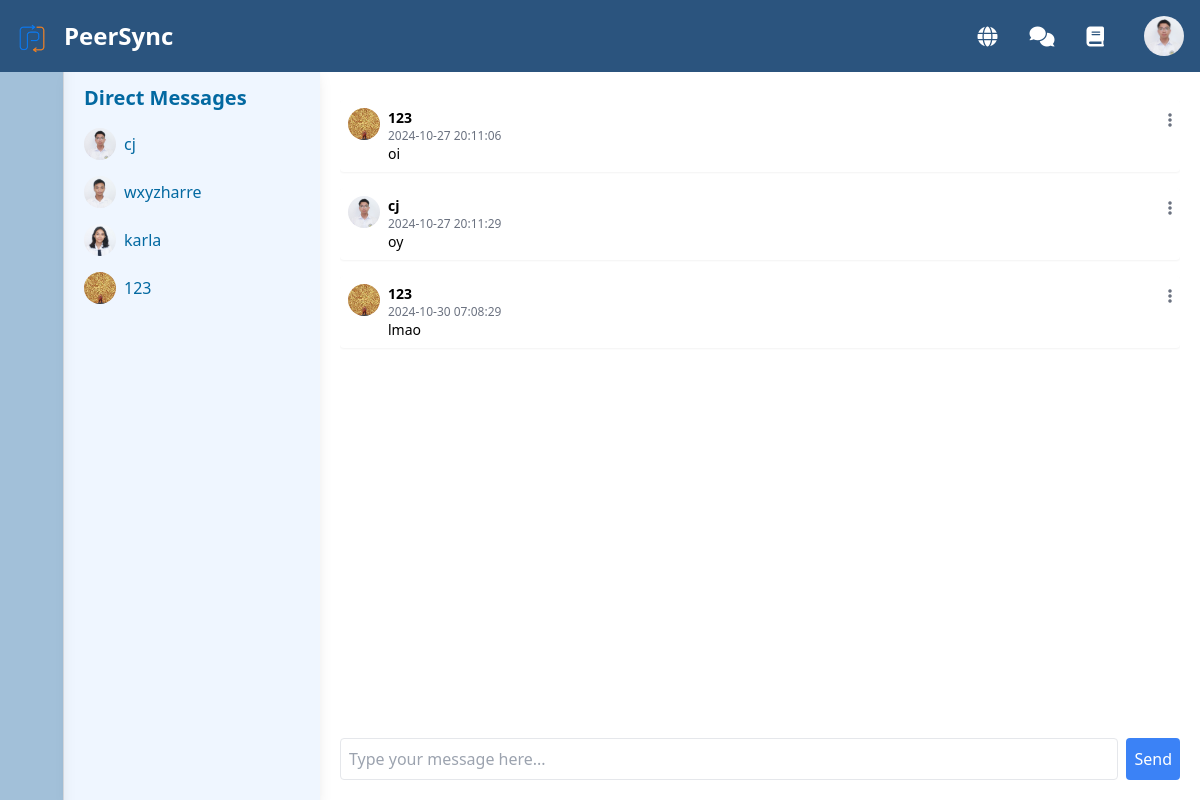
Screenshot of /indexBubble.php?receiver_id=1 (signed in) with the database file from the repository.
### tables this page shows
CREATE TABLE `users` (
  `id` int(11) NOT NULL,
  `username` varchar(50) NOT NULL,
  `password` varchar(255) NOT NULL,
  `profile_image` varchar(255) DEFAULT NULL,
  `created_at` timestamp NOT NULL DEFAULT current_timestamp(),
  `email` varchar(255) NOT NULL,
  `status` enum('active','inactive','suspended') DEFAULT 'active',
  `subscription_level` int(11) DEFAULT 0
);

CREATE TABLE `direct_messages` (
  `id` int(11) NOT NULL,
  `sender_id` int(11) NOT NULL,
  `receiver_id` int(11) NOT NULL,
  `message` text NOT NULL,
  `timestamp` timestamp NOT NULL DEFAULT current_timestamp()
);

### indexBubble.php (the view, shortened to what this page needs)
<?php
include 'config.php';
$user_id = $_SESSION['user_id'];
$query = "SELECT * FROM users WHERE id = ?";
$stmt = $conn->prepare($query);
$stmt->bind_param("i", $user_id);
$stmt->execute();
$user = $stmt->get_result()->fetch_assoc();
$sql = "SELECT DISTINCT u.id, u.username, u.profile_image
  FROM users u
  JOIN direct_messages dm ON (u.id = dm.sender_id OR u.id = dm.receiver_id)
  WHERE dm.sender_id = ? OR dm.receiver_id = ?";
$stmt = $conn->prepare($sql);
$stmt->bind_param("ii", $user_id, $user_id);
$stmt->execute();
$dm_users = $stmt->get_result();
$receiver_id = isset($_GET['receiver_id']) ? intval($_GET['receiver_id']) : 0;
$messages = [];
if ($receiver_id) {
  $msg_query = "SELECT dm.*, u.username, u.profile_image FROM direct_messages dm
    JOIN users u ON dm.sender_id = u.id
    WHERE (dm.sender_id = ? AND dm.receiver_id = ?)
     OR (dm.sender_id = ? AND dm.receiver_id = ?)
    ORDER BY dm.timestamp ASC";
  $msg_stmt = $conn->prepare($msg_query);
  $msg_stmt->bind_param("iiii", $user_id, $receiver_id, $receiver_id, $user_id);
  $msg_stmt->execute();
  $messages = $msg_stmt->get_result()->fetch_all(MYSQLI_ASSOC);
}
?>
<!DOCTYPE html>
<html lang="en">
<head>
  <link rel="stylesheet" href="https://cdnjs.cloudflare.com/ajax/libs/font-awesome/6.0.0-beta3/css/all.min.css">
  <link rel="stylesheet" href="style.css">
</head>
<body class="bg-white h-screen flex flex-col">
    <nav class="navbar bg-secondary-100 text-white flex justify-between items-center" style="background-color: rgb(43 84 126 / var(--tw-bg-opacity)) /* #2b547e */;
}">
        <div class="flex items-center">
            <a href="indexTimeline.php"><img src="../public/ps.png" alt="Peerync Logo" class="h-16 w-16"></a>
            <span class="text-2xl font-bold">PeerSync</span>
        </div>
        <div class="flex items-center">
            <a href="exploreBubble.php" class="ml-4 hover:bg-blue-400 p-2 rounded">
                <i class="fas fa-globe fa-lg"></i>
            </a>
            <a href="indexBubble.php" class="ml-4 hover:bg-blue-400 p-2 rounded">
                <i class="fas fa-comments fa-lg"></i>
            </a>
            <a href="notebook.php" class="ml-4 hover:bg-blue-400 p-2 rounded">
                <i class="fas fa-book fa-lg"></i>
            </a>
            <div class="relative ml-4  p-4">
                <img src="<?php echo htmlspecialchars($user['profile_image']); ?>" alt="Profile Image" class="w-10 h-10 rounded-full cursor-pointer" id="profileImage">
            </div>
        </div>
    </nav>
    <div id="sidebar" class="fixed top-0 left-0 h-full mt-10 text-white z-50 flex flex-col items-center sidebar transition-all duration-300 shadow-lg border-r border-gray-300" style="width: 64px; background-color: rgb(70 130 180 / 50%) /* #4682b4 */;">
    </div>
  <div class="main-content flex-grow flex overflow-hidden mt-16">
  <div class="sidebarb w-64 bg-blue-50 text-sky-700 p-5 overflow-y-auto flex-shrink-0 ml-20 shadow-lg transition-transform transform" style="margin-left: 64px;">
  <div class="sidebarb">
  <h2 class="text-xl font-bold mb-4">Direct Messages</h2>
  <ul class="space-y-4">
      <?php while ($dm_user = $dm_users->fetch_assoc()): ?>
    <li class="flex items-center space-x-2 cursor-pointer" data-user-id="<?php echo $dm_user['id']; ?>">
        <img src="<?php echo htmlspecialchars($dm_user['profile_image']); ?>" alt="Profile Image" class="w-8 h-8 rounded-full">
        <span><?php echo htmlspecialchars($dm_user['username']); ?></span>
    </li>
      <?php endwhile; ?>
  </ul>
    </div>
  </div>
  <div class="main-content flex-grow flex flex-col h-full p-5 bg-white">
  <div id="chat-messages" class="flex-grow space-y-4 overflow-y-auto mt-4">
    <?php foreach ($messages as $message): ?>
                        <div class="p-2 bg-white rounded shadow-sm relative flex items-start space-x-2 hover:bg-gray-100 transition-colors duration-200">
                            <img src="<?php echo htmlspecialchars($message['profile_image']); ?>" alt="Profile Image" class="w-8 h-8 rounded-full">
                            <div class="flex-grow">
                                <p class="font-bold text-sm"><?php echo htmlspecialchars($message['username']); ?></p>
                                <p class="text-gray-500 text-xs"><?php echo htmlspecialchars($message['timestamp']); ?></p>
                                <p class="text-sm"><?php echo htmlspecialchars($message['message']); ?></p>
                            </div>
                            <div class="relative">
                                <button class="text-gray-500 hover:text-gray-700 focus:outline-none" onclick="toggleDropdown(this)">
                                    <i class="fas fa-ellipsis-v"></i>
                                </button>
                            </div>
                        </div>
                    <?php endforeach; ?>
  </div>
  <form id="message-form" class="mt-4 flex-shrink-0 flex">
    <input type="text" id="message-input" class="flex-grow p-2 border rounded" placeholder="Type your message here..." required>
    <button type="submit" class="ml-2 p-2 bg-blue-500 text-white rounded">Send</button>
  </form>
  </div>
                </div>
</body>
</html>

### indexBubble.php (style rules this page uses)
.sidebar { width: 80px; transition: width 0.3s; position: fixed; top: 0; left: 0; height: 100%; overflow: hidden; }
.navbar { position: fixed; top: 0; left: 0; width: 100%; z-index: 1000; }

### rows the page displays
users: profile_image (picture), username "cj"
users: profile_image (picture), username "wxyzharre"
users: profile_image (picture), username "karla"
users: profile_image (picture), username "123"
direct_messages: sender.profile_image (picture), sender.username "123", timestamp "2024-10-27 20:11:06", message "oi"
direct_messages: sender.profile_image (picture), sender.username "cj", timestamp "2024-10-27 20:11:29", message "oy"
direct_messages: sender.profile_image (picture), sender.username "123", timestamp "2024-10-30 07:08:29", message "lmao"
